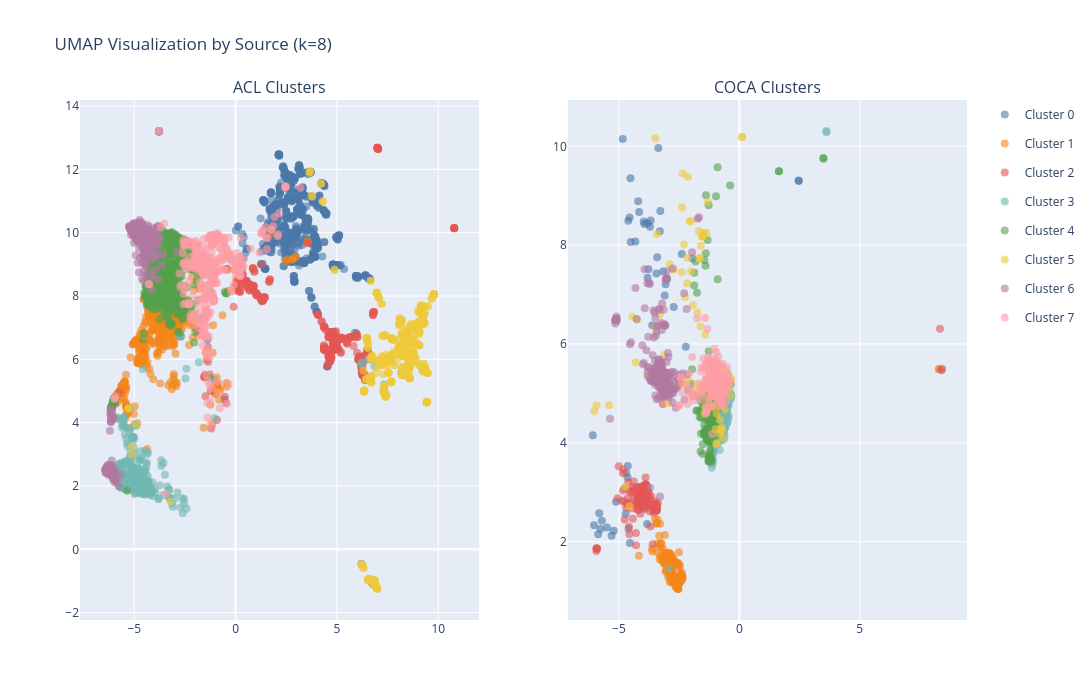

Source (notebook cell):
### Code cell
# Alternative view: Side-by-side interactive plots for ACL and COCA separately
from plotly.subplots import make_subplots

fig = make_subplots(rows=1, cols=2, subplot_titles=('ACL Clusters', 'COCA Clusters'))

colors = px.colors.qualitative.T10

for col, source in enumerate(['acl', 'coca'], start=1):
    source_mask = df_viz['source'] == source
    subset = df_viz[source_mask]
    
    for cluster in range(best_k):
        cluster_mask = subset['cluster'] == cluster
        cluster_subset = subset[cluster_mask]
        
        fig.add_trace(go.Scatter(
            x=cluster_subset['umap_x'],
            y=cluster_subset['umap_y'],
            mode='markers',
            marker=dict(
                size=8,
                color=colors[cluster % len(colors)],
                opacity=0.6
            ),
            name=f'Cluster {cluster}',
            hovertext=cluster_subset['hover_text'],
            hoverinfo='text',
            legendgroup=f'cluster_{cluster}',
            showlegend=(col == 1)  # Only show legend for first subplot
        ), row=1, col=col)

fig.update_layout(
    title=f'UMAP Visualization by Source (k={best_k})',
    width=1400,
    height=700,
    hovermode='closest'
)

fig.show()
